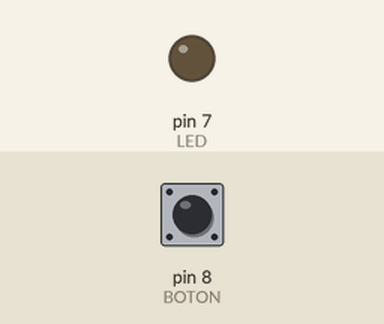
Recording of a sketch running on a simulated Arduino Uno, built with avr-gcc and run on an emulated ATmega328P. Parts: output pins drawn as LEDs (lit = HIGH). The inputs (shaded band) are chosen by the test bench; at power-on: pin 8 (BOTON) LOW.

Above: at 1.2 s.
1.3 s: pin 8 (BOTON) pulled HIGH for 0.15 s
At 2.6 s:
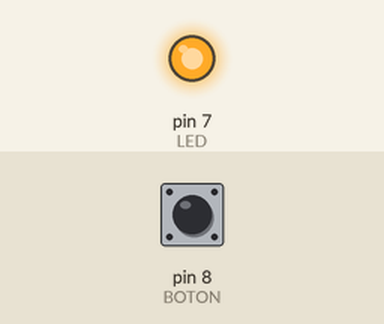
2.9 s: pin 8 (BOTON) pulled HIGH for 1 s
At 5.0 s:
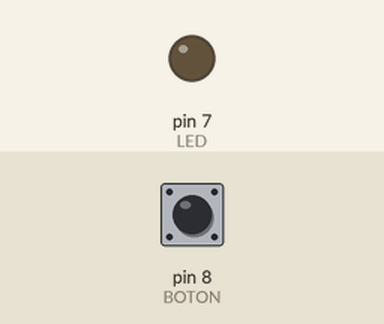
5.4 s: pin 8 (BOTON) pulled HIGH for 3.2 s
At 9.8 s:
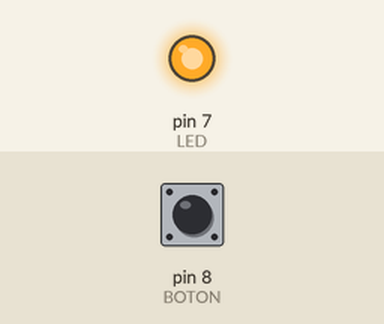
Timing chart, 0 to 11.3 s (numbered marks = the images above; inputs shaded):
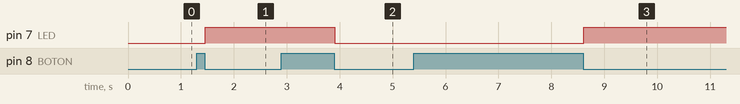

The sketch:

Interruptor_arduino_simple.ino
```cpp
const int BOTON = 8;
const int LED = 7;
int estado=0;
int salida=0;

void setup() {
  pinMode(BOTON,INPUT);
  pinMode(LED,OUTPUT);
}

void loop() {
estado=digitalRead(BOTON);

if(estado==HIGH){
  salida=1-salida;
  while (digitalRead(BOTON) == HIGH) {  }
 delay(10);
 }
 if(salida==1)
 {
   digitalWrite(LED,HIGH);
   }else{
   digitalWrite(LED,LOW);
 }
 }
```

Measured:
- after the input at 1.3 s, pin 7 (LED): LOW → HIGH after 0.16 s
- after the input at 2.9 s, pin 7 (LED): HIGH → LOW after 1.0 s
- after the input at 5.4 s, pin 7 (LED): LOW → HIGH after 3.2 s
